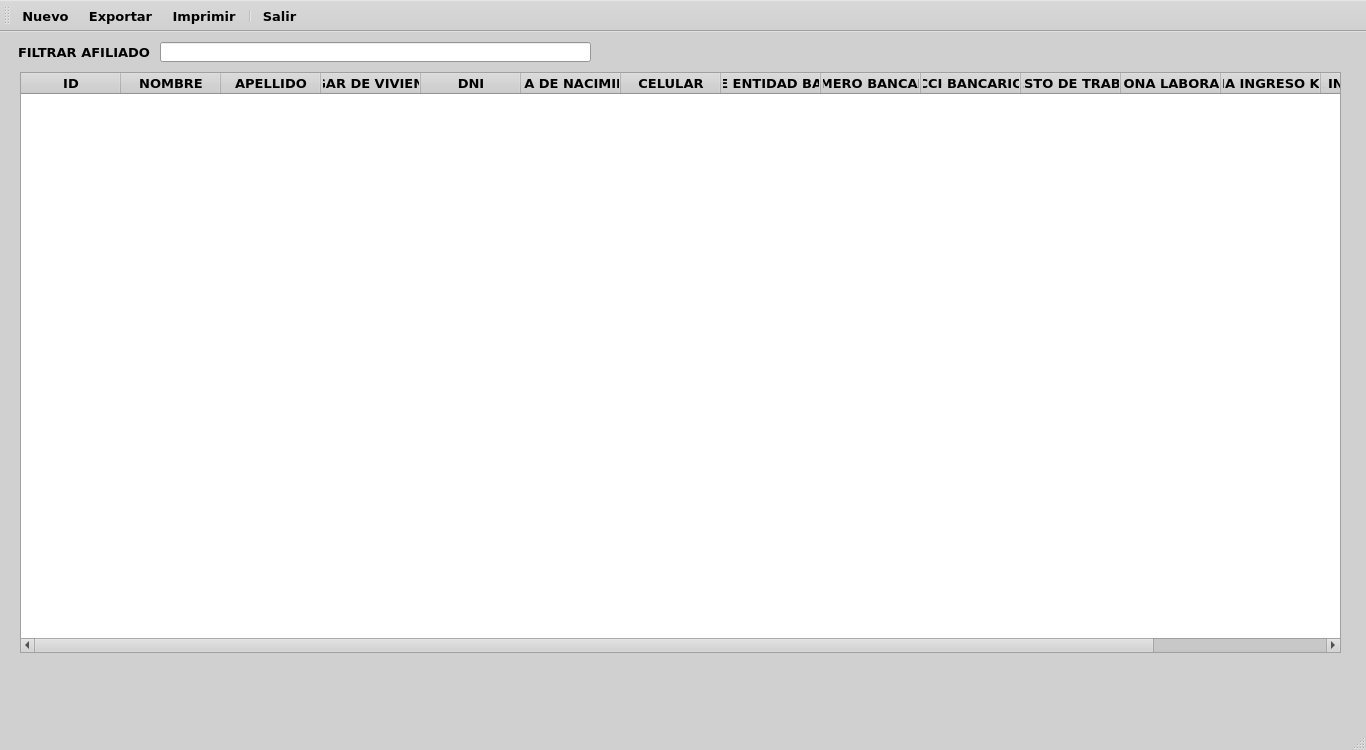
<?xml version="1.0" encoding="UTF-8"?>
<ui version="4.0">
 <class>MainWindow</class>
 <widget class="QMainWindow" name="MainWindow">
  <property name="windowModality">
   <enum>Qt::NonModal</enum>
  </property>
  <property name="enabled">
   <bool>true</bool>
  </property>
  <property name="geometry">
   <rect>
    <x>0</x>
    <y>0</y>
    <width>1366</width>
    <height>750</height>
   </rect>
  </property>
  <property name="sizePolicy">
   <sizepolicy hsizetype="Preferred" vsizetype="Fixed">
    <horstretch>0</horstretch>
    <verstretch>0</verstretch>
   </sizepolicy>
  </property>
  <property name="palette">
   <palette>
    <active>
     <colorrole role="WindowText">
      <brush brushstyle="SolidPattern">
       <color alpha="255">
        <red>0</red>
        <green>0</green>
        <blue>0</blue>
       </color>
      </brush>
     </colorrole>
     <colorrole role="Button">
      <brush brushstyle="SolidPattern">
       <color alpha="255">
        <red>208</red>
        <green>208</green>
        <blue>208</blue>
       </color>
      </brush>
     </colorrole>
     <colorrole role="Light">
      <brush brushstyle="SolidPattern">
       <color alpha="255">
        <red>255</red>
        <green>255</green>
        <blue>255</blue>
       </color>
      </brush>
     </colorrole>
     <colorrole role="Midlight">
      <brush brushstyle="SolidPattern">
       <color alpha="255">
        <red>231</red>
        <green>231</green>
        <blue>231</blue>
       </color>
      </brush>
     </colorrole>
     <colorrole role="Dark">
      <brush brushstyle="SolidPattern">
       <color alpha="255">
        <red>104</red>
        <green>104</green>
        <blue>104</blue>
       </color>
      </brush>
     </colorrole>
     <colorrole role="Mid">
      <brush brushstyle="SolidPattern">
       <color alpha="255">
        <red>139</red>
        <green>139</green>
        <blue>139</blue>
       </color>
      </brush>
     </colorrole>
     <colorrole role="Text">
      <brush brushstyle="SolidPattern">
       <color alpha="255">
        <red>0</red>
        <green>0</green>
        <blue>0</blue>
       </color>
      </brush>
     </colorrole>
     <colorrole role="BrightText">
      <brush brushstyle="SolidPattern">
       <color alpha="255">
        <red>255</red>
        <green>255</green>
        <blue>255</blue>
       </color>
      </brush>
     </colorrole>
     <colorrole role="ButtonText">
      <brush brushstyle="SolidPattern">
       <color alpha="255">
        <red>0</red>
        <green>0</green>
        <blue>0</blue>
       </color>
      </brush>
     </colorrole>
     <colorrole role="Base">
      <brush brushstyle="SolidPattern">
       <color alpha="255">
        <red>255</red>
        <green>255</green>
        <blue>255</blue>
       </color>
      </brush>
     </colorrole>
     <colorrole role="Window">
      <brush brushstyle="SolidPattern">
       <color alpha="255">
        <red>208</red>
        <green>208</green>
        <blue>208</blue>
       </color>
      </brush>
     </colorrole>
     <colorrole role="Shadow">
      <brush brushstyle="SolidPattern">
       <color alpha="255">
        <red>0</red>
        <green>0</green>
        <blue>0</blue>
       </color>
      </brush>
     </colorrole>
     <colorrole role="AlternateBase">
      <brush brushstyle="SolidPattern">
       <color alpha="255">
        <red>231</red>
        <green>231</green>
        <blue>231</blue>
       </color>
      </brush>
     </colorrole>
     <colorrole role="ToolTipBase">
      <brush brushstyle="SolidPattern">
       <color alpha="255">
        <red>255</red>
        <green>255</green>
        <blue>220</blue>
       </color>
      </brush>
     </colorrole>
     <colorrole role="ToolTipText">
      <brush brushstyle="SolidPattern">
       <color alpha="255">
        <red>0</red>
        <green>0</green>
        <blue>0</blue>
       </color>
      </brush>
     </colorrole>
     <colorrole role="PlaceholderText">
      <brush brushstyle="SolidPattern">
       <color alpha="128">
        <red>0</red>
        <green>0</green>
        <blue>0</blue>
       </color>
      </brush>
     </colorrole>
    </active>
    <inactive>
     <colorrole role="WindowText">
      <brush brushstyle="SolidPattern">
       <color alpha="255">
        <red>0</red>
        <green>0</green>
        <blue>0</blue>
       </color>
      </brush>
     </colorrole>
     <colorrole role="Button">
      <brush brushstyle="SolidPattern">
       <color alpha="255">
        <red>208</red>
        <green>208</green>
        <blue>208</blue>
       </color>
      </brush>
     </colorrole>
     <colorrole role="Light">
      <brush brushstyle="SolidPattern">
       <color alpha="255">
        <red>255</red>
        <green>255</green>
        <blue>255</blue>
       </color>
      </brush>
     </colorrole>
     <colorrole role="Midlight">
      <brush brushstyle="SolidPattern">
       <color alpha="255">
        <red>231</red>
        <green>231</green>
        <blue>231</blue>
       </color>
      </brush>
     </colorrole>
     <colorrole role="Dark">
      <brush brushstyle="SolidPattern">
       <color alpha="255">
        <red>104</red>
        <green>104</green>
        <blue>104</blue>
       </color>
      </brush>
     </colorrole>
     <colorrole role="Mid">
      <brush brushstyle="SolidPattern">
       <color alpha="255">
        <red>139</red>
        <green>139</green>
        <blue>139</blue>
       </color>
      </brush>
     </colorrole>
     <colorrole role="Text">
      <brush brushstyle="SolidPattern">
       <color alpha="255">
        <red>0</red>
        <green>0</green>
        <blue>0</blue>
       </color>
      </brush>
     </colorrole>
     <colorrole role="BrightText">
      <brush brushstyle="SolidPattern">
       <color alpha="255">
        <red>255</red>
        <green>255</green>
        <blue>255</blue>
       </color>
      </brush>
     </colorrole>
     <colorrole role="ButtonText">
      <brush brushstyle="SolidPattern">
       <color alpha="255">
        <red>0</red>
        <green>0</green>
        <blue>0</blue>
       </color>
      </brush>
     </colorrole>
     <colorrole role="Base">
      <brush brushstyle="SolidPattern">
       <color alpha="255">
        <red>255</red>
        <green>255</green>
        <blue>255</blue>
       </color>
      </brush>
     </colorrole>
     <colorrole role="Window">
      <brush brushstyle="SolidPattern">
       <color alpha="255">
        <red>208</red>
        <green>208</green>
        <blue>208</blue>
       </color>
      </brush>
     </colorrole>
     <colorrole role="Shadow">
      <brush brushstyle="SolidPattern">
       <color alpha="255">
        <red>0</red>
        <green>0</green>
        <blue>0</blue>
       </color>
      </brush>
     </colorrole>
     <colorrole role="AlternateBase">
      <brush brushstyle="SolidPattern">
       <color alpha="255">
        <red>231</red>
        <green>231</green>
        <blue>231</blue>
       </color>
      </brush>
     </colorrole>
     <colorrole role="ToolTipBase">
      <brush brushstyle="SolidPattern">
       <color alpha="255">
        <red>255</red>
        <green>255</green>
        <blue>220</blue>
       </color>
      </brush>
     </colorrole>
     <colorrole role="ToolTipText">
      <brush brushstyle="SolidPattern">
       <color alpha="255">
        <red>0</red>
        <green>0</green>
        <blue>0</blue>
       </color>
      </brush>
     </colorrole>
     <colorrole role="PlaceholderText">
      <brush brushstyle="SolidPattern">
       <color alpha="128">
        <red>0</red>
        <green>0</green>
        <blue>0</blue>
       </color>
      </brush>
     </colorrole>
    </inactive>
    <disabled>
     <colorrole role="WindowText">
      <brush brushstyle="SolidPattern">
       <color alpha="255">
        <red>104</red>
        <green>104</green>
        <blue>104</blue>
       </color>
      </brush>
     </colorrole>
     <colorrole role="Button">
      <brush brushstyle="SolidPattern">
       <color alpha="255">
        <red>208</red>
        <green>208</green>
        <blue>208</blue>
       </color>
      </brush>
     </colorrole>
     <colorrole role="Light">
      <brush brushstyle="SolidPattern">
       <color alpha="255">
        <red>255</red>
        <green>255</green>
        <blue>255</blue>
       </color>
      </brush>
     </colorrole>
     <colorrole role="Midlight">
      <brush brushstyle="SolidPattern">
       <color alpha="255">
        <red>231</red>
        <green>231</green>
        <blue>231</blue>
       </color>
      </brush>
     </colorrole>
     <colorrole role="Dark">
      <brush brushstyle="SolidPattern">
       <color alpha="255">
        <red>104</red>
        <green>104</green>
        <blue>104</blue>
       </color>
      </brush>
     </colorrole>
     <colorrole role="Mid">
      <brush brushstyle="SolidPattern">
       <color alpha="255">
        <red>139</red>
        <green>139</green>
        <blue>139</blue>
       </color>
      </brush>
     </colorrole>
     <colorrole role="Text">
      <brush brushstyle="SolidPattern">
       <color alpha="255">
        <red>104</red>
        <green>104</green>
        <blue>104</blue>
       </color>
      </brush>
     </colorrole>
     <colorrole role="BrightText">
      <brush brushstyle="SolidPattern">
       <color alpha="255">
        <red>255</red>
        <green>255</green>
        <blue>255</blue>
       </color>
      </brush>
     </colorrole>
     <colorrole role="ButtonText">
      <brush brushstyle="SolidPattern">
       <color alpha="255">
        <red>104</red>
        <green>104</green>
        <blue>104</blue>
       </color>
      </brush>
     </colorrole>
     <colorrole role="Base">
      <brush brushstyle="SolidPattern">
       <color alpha="255">
        <red>208</red>
        <green>208</green>
        <blue>208</blue>
       </color>
      </brush>
     </colorrole>
     <colorrole role="Window">
      <brush brushstyle="SolidPattern">
       <color alpha="255">
        <red>208</red>
        <green>208</green>
        <blue>208</blue>
       </color>
      </brush>
     </colorrole>
     <colorrole role="Shadow">
      <brush brushstyle="SolidPattern">
       <color alpha="255">
        <red>0</red>
        <green>0</green>
        <blue>0</blue>
       </color>
      </brush>
     </colorrole>
     <colorrole role="AlternateBase">
      <brush brushstyle="SolidPattern">
       <color alpha="255">
        <red>208</red>
        <green>208</green>
        <blue>208</blue>
       </color>
      </brush>
     </colorrole>
     <colorrole role="ToolTipBase">
      <brush brushstyle="SolidPattern">
       <color alpha="255">
        <red>255</red>
        <green>255</green>
        <blue>220</blue>
       </color>
      </brush>
     </colorrole>
     <colorrole role="ToolTipText">
      <brush brushstyle="SolidPattern">
       <color alpha="255">
        <red>0</red>
        <green>0</green>
        <blue>0</blue>
       </color>
      </brush>
     </colorrole>
     <colorrole role="PlaceholderText">
      <brush brushstyle="SolidPattern">
       <color alpha="128">
        <red>0</red>
        <green>0</green>
        <blue>0</blue>
       </color>
      </brush>
     </colorrole>
    </disabled>
   </palette>
  </property>
  <property name="font">
   <font>
    <family>Verdana</family>
    <pointsize>10</pointsize>
    <bold>true</bold>
   </font>
  </property>
  <property name="windowTitle">
   <string>Lista de Afiliados</string>
  </property>
  <widget class="QWidget" name="centralwidget">
   <widget class="QLineEdit" name="lineEdit">
    <property name="geometry">
     <rect>
      <x>160</x>
      <y>10</y>
      <width>431</width>
      <height>20</height>
     </rect>
    </property>
   </widget>
   <widget class="QLabel" name="label">
    <property name="geometry">
     <rect>
      <x>18</x>
      <y>12</y>
      <width>141</width>
      <height>16</height>
     </rect>
    </property>
    <property name="text">
     <string>FILTRAR AFILIADO</string>
    </property>
   </widget>
   <widget class="QTableWidget" name="tableWidget">
    <property name="enabled">
     <bool>true</bool>
    </property>
    <property name="geometry">
     <rect>
      <x>20</x>
      <y>40</y>
      <width>1321</width>
      <height>581</height>
     </rect>
    </property>
    <property name="sizePolicy">
     <sizepolicy hsizetype="Preferred" vsizetype="Preferred">
      <horstretch>0</horstretch>
      <verstretch>0</verstretch>
     </sizepolicy>
    </property>
    <property name="palette">
     <palette>
      <active>
       <colorrole role="WindowText">
        <brush brushstyle="SolidPattern">
         <color alpha="255">
          <red>0</red>
          <green>0</green>
          <blue>0</blue>
         </color>
        </brush>
       </colorrole>
       <colorrole role="Button">
        <brush brushstyle="SolidPattern">
         <color alpha="255">
          <red>208</red>
          <green>208</green>
          <blue>208</blue>
         </color>
        </brush>
       </colorrole>
       <colorrole role="Light">
        <brush brushstyle="SolidPattern">
         <color alpha="255">
          <red>255</red>
          <green>255</green>
          <blue>255</blue>
         </color>
        </brush>
       </colorrole>
       <colorrole role="Midlight">
        <brush brushstyle="SolidPattern">
         <color alpha="255">
          <red>231</red>
          <green>231</green>
          <blue>231</blue>
         </color>
        </brush>
       </colorrole>
       <colorrole role="Dark">
        <brush brushstyle="SolidPattern">
         <color alpha="255">
          <red>104</red>
          <green>104</green>
          <blue>104</blue>
         </color>
        </brush>
       </colorrole>
       <colorrole role="Mid">
        <brush brushstyle="SolidPattern">
         <color alpha="255">
          <red>139</red>
          <green>139</green>
          <blue>139</blue>
         </color>
        </brush>
       </colorrole>
       <colorrole role="Text">
        <brush brushstyle="SolidPattern">
         <color alpha="255">
          <red>0</red>
          <green>0</green>
          <blue>0</blue>
         </color>
        </brush>
       </colorrole>
       <colorrole role="BrightText">
        <brush brushstyle="SolidPattern">
         <color alpha="255">
          <red>255</red>
          <green>255</green>
          <blue>255</blue>
         </color>
        </brush>
       </colorrole>
       <colorrole role="ButtonText">
        <brush brushstyle="SolidPattern">
         <color alpha="255">
          <red>0</red>
          <green>0</green>
          <blue>0</blue>
         </color>
        </brush>
       </colorrole>
       <colorrole role="Base">
        <brush brushstyle="SolidPattern">
         <color alpha="255">
          <red>255</red>
          <green>255</green>
          <blue>255</blue>
         </color>
        </brush>
       </colorrole>
       <colorrole role="Window">
        <brush brushstyle="SolidPattern">
         <color alpha="255">
          <red>208</red>
          <green>208</green>
          <blue>208</blue>
         </color>
        </brush>
       </colorrole>
       <colorrole role="Shadow">
        <brush brushstyle="SolidPattern">
         <color alpha="255">
          <red>0</red>
          <green>0</green>
          <blue>0</blue>
         </color>
        </brush>
       </colorrole>
       <colorrole role="AlternateBase">
        <brush brushstyle="SolidPattern">
         <color alpha="255">
          <red>231</red>
          <green>231</green>
          <blue>231</blue>
         </color>
        </brush>
       </colorrole>
       <colorrole role="ToolTipBase">
        <brush brushstyle="SolidPattern">
         <color alpha="255">
          <red>255</red>
          <green>255</green>
          <blue>220</blue>
         </color>
        </brush>
       </colorrole>
       <colorrole role="ToolTipText">
        <brush brushstyle="SolidPattern">
         <color alpha="255">
          <red>0</red>
          <green>0</green>
          <blue>0</blue>
         </color>
        </brush>
       </colorrole>
       <colorrole role="PlaceholderText">
        <brush brushstyle="SolidPattern">
         <color alpha="128">
          <red>0</red>
          <green>0</green>
          <blue>0</blue>
         </color>
        </brush>
       </colorrole>
      </active>
      <inactive>
       <colorrole role="WindowText">
        <brush brushstyle="SolidPattern">
         <color alpha="255">
          <red>0</red>
          <green>0</green>
          <blue>0</blue>
         </color>
        </brush>
       </colorrole>
       <colorrole role="Button">
        <brush brushstyle="SolidPattern">
         <color alpha="255">
          <red>208</red>
          <green>208</green>
          <blue>208</blue>
         </color>
        </brush>
       </colorrole>
       <colorrole role="Light">
        <brush brushstyle="SolidPattern">
         <color alpha="255">
          <red>255</red>
          <green>255</green>
          <blue>255</blue>
         </color>
        </brush>
       </colorrole>
       <colorrole role="Midlight">
        <brush brushstyle="SolidPattern">
         <color alpha="255">
          <red>231</red>
          <green>231</green>
          <blue>231</blue>
         </color>
        </brush>
       </colorrole>
       <colorrole role="Dark">
        <brush brushstyle="SolidPattern">
         <color alpha="255">
          <red>104</red>
          <green>104</green>
          <blue>104</blue>
         </color>
        </brush>
       </colorrole>
       <colorrole role="Mid">
        <brush brushstyle="SolidPattern">
         <color alpha="255">
          <red>139</red>
          <green>139</green>
          <blue>139</blue>
         </color>
        </brush>
       </colorrole>
       <colorrole role="Text">
        <brush brushstyle="SolidPattern">
         <color alpha="255">
          <red>0</red>
          <green>0</green>
          <blue>0</blue>
         </color>
        </brush>
       </colorrole>
       <colorrole role="BrightText">
        <brush brushstyle="SolidPattern">
         <color alpha="255">
          <red>255</red>
          <green>255</green>
          <blue>255</blue>
         </color>
        </brush>
       </colorrole>
       <colorrole role="ButtonText">
        <brush brushstyle="SolidPattern">
         <color alpha="255">
          <red>0</red>
          <green>0</green>
          <blue>0</blue>
         </color>
        </brush>
       </colorrole>
       <colorrole role="Base">
        <brush brushstyle="SolidPattern">
         <color alpha="255">
          <red>255</red>
          <green>255</green>
          <blue>255</blue>
         </color>
        </brush>
       </colorrole>
       <colorrole role="Window">
        <brush brushstyle="SolidPattern">
         <color alpha="255">
          <red>208</red>
          <green>208</green>
          <blue>208</blue>
         </color>
        </brush>
       </colorrole>
       <colorrole role="Shadow">
        <brush brushstyle="SolidPattern">
         <color alpha="255">
          <red>0</red>
          <green>0</green>
          <blue>0</blue>
         </color>
        </brush>
       </colorrole>
       <colorrole role="AlternateBase">
        <brush brushstyle="SolidPattern">
         <color alpha="255">
          <red>231</red>
          <green>231</green>
          <blue>231</blue>
         </color>
        </brush>
       </colorrole>
       <colorrole role="ToolTipBase">
        <brush brushstyle="SolidPattern">
         <color alpha="255">
          <red>255</red>
          <green>255</green>
          <blue>220</blue>
         </color>
        </brush>
       </colorrole>
       <colorrole role="ToolTipText">
        <brush brushstyle="SolidPattern">
         <color alpha="255">
          <red>0</red>
          <green>0</green>
          <blue>0</blue>
         </color>
        </brush>
       </colorrole>
       <colorrole role="PlaceholderText">
        <brush brushstyle="SolidPattern">
         <color alpha="128">
          <red>0</red>
          <green>0</green>
          <blue>0</blue>
         </color>
        </brush>
       </colorrole>
      </inactive>
      <disabled>
       <colorrole role="WindowText">
        <brush brushstyle="SolidPattern">
         <color alpha="255">
          <red>104</red>
          <green>104</green>
          <blue>104</blue>
         </color>
        </brush>
       </colorrole>
       <colorrole role="Button">
        <brush brushstyle="SolidPattern">
         <color alpha="255">
          <red>208</red>
          <green>208</green>
          <blue>208</blue>
         </color>
        </brush>
       </colorrole>
       <colorrole role="Light">
        <brush brushstyle="SolidPattern">
         <color alpha="255">
          <red>255</red>
          <green>255</green>
          <blue>255</blue>
         </color>
        </brush>
       </colorrole>
       <colorrole role="Midlight">
        <brush brushstyle="SolidPattern">
         <color alpha="255">
          <red>231</red>
          <green>231</green>
          <blue>231</blue>
         </color>
        </brush>
       </colorrole>
       <colorrole role="Dark">
        <brush brushstyle="SolidPattern">
         <color alpha="255">
          <red>104</red>
          <green>104</green>
          <blue>104</blue>
         </color>
        </brush>
       </colorrole>
       <colorrole role="Mid">
        <brush brushstyle="SolidPattern">
         <color alpha="255">
          <red>139</red>
          <green>139</green>
          <blue>139</blue>
         </color>
        </brush>
       </colorrole>
       <colorrole role="Text">
        <brush brushstyle="SolidPattern">
         <color alpha="255">
          <red>104</red>
          <green>104</green>
          <blue>104</blue>
         </color>
        </brush>
       </colorrole>
       <colorrole role="BrightText">
        <brush brushstyle="SolidPattern">
         <color alpha="255">
          <red>255</red>
          <green>255</green>
          <blue>255</blue>
         </color>
        </brush>
       </colorrole>
       <colorrole role="ButtonText">
        <brush brushstyle="SolidPattern">
         <color alpha="255">
          <red>104</red>
          <green>104</green>
          <blue>104</blue>
         </color>
        </brush>
       </colorrole>
       <colorrole role="Base">
        <brush brushstyle="SolidPattern">
         <color alpha="255">
          <red>208</red>
          <green>208</green>
          <blue>208</blue>
         </color>
        </brush>
       </colorrole>
       <colorrole role="Window">
        <brush brushstyle="SolidPattern">
         <color alpha="255">
          <red>208</red>
          <green>208</green>
          <blue>208</blue>
         </color>
        </brush>
       </colorrole>
       <colorrole role="Shadow">
        <brush brushstyle="SolidPattern">
         <color alpha="255">
          <red>0</red>
          <green>0</green>
          <blue>0</blue>
         </color>
        </brush>
       </colorrole>
       <colorrole role="AlternateBase">
        <brush brushstyle="SolidPattern">
         <color alpha="255">
          <red>208</red>
          <green>208</green>
          <blue>208</blue>
         </color>
        </brush>
       </colorrole>
       <colorrole role="ToolTipBase">
        <brush brushstyle="SolidPattern">
         <color alpha="255">
          <red>255</red>
          <green>255</green>
          <blue>220</blue>
         </color>
        </brush>
       </colorrole>
       <colorrole role="ToolTipText">
        <brush brushstyle="SolidPattern">
         <color alpha="255">
          <red>0</red>
          <green>0</green>
          <blue>0</blue>
         </color>
        </brush>
       </colorrole>
       <colorrole role="PlaceholderText">
        <brush brushstyle="SolidPattern">
         <color alpha="128">
          <red>0</red>
          <green>0</green>
          <blue>0</blue>
         </color>
        </brush>
       </colorrole>
      </disabled>
     </palette>
    </property>
    <property name="focusPolicy">
     <enum>Qt::NoFocus</enum>
    </property>
    <property name="editTriggers">
     <set>QAbstractItemView::NoEditTriggers</set>
    </property>
    <column>
     <property name="text">
      <string>ID</string>
     </property>
    </column>
    <column>
     <property name="text">
      <string>NOMBRE</string>
     </property>
    </column>
    <column>
     <property name="text">
      <string>APELLIDO</string>
     </property>
    </column>
    <column>
     <property name="text">
      <string>LUGAR DE VIVIENDA</string>
     </property>
    </column>
    <column>
     <property name="text">
      <string>DNI</string>
     </property>
    </column>
    <column>
     <property name="text">
      <string>FECHA DE NACIMIENTO</string>
     </property>
    </column>
    <column>
     <property name="text">
      <string>CELULAR</string>
     </property>
    </column>
    <column>
     <property name="text">
      <string>NOMBRE ENTIDAD BANCARIA</string>
     </property>
    </column>
    <column>
     <property name="text">
      <string>NUMERO BANCARIO</string>
     </property>
    </column>
    <column>
     <property name="text">
      <string>CCI BANCARIO</string>
     </property>
    </column>
    <column>
     <property name="text">
      <string>PUESTO DE TRABAJO</string>
     </property>
    </column>
    <column>
     <property name="text">
      <string>ZONA LABORAL</string>
     </property>
    </column>
    <column>
     <property name="text">
      <string>FECHA INGRESO KMMP</string>
     </property>
    </column>
    <column>
     <property name="text">
      <string>FECHA INGRESO SINDICAL</string>
     </property>
    </column>
    <column>
     <property name="text">
      <string>VIGENCIA</string>
     </property>
    </column>
   </widget>
  </widget>
  <widget class="QMenuBar" name="menubar">
   <property name="geometry">
    <rect>
     <x>0</x>
     <y>0</y>
     <width>1366</width>
     <height>22</height>
    </rect>
   </property>
  </widget>
  <widget class="QStatusBar" name="statusbar"/>
  <widget class="QToolBar" name="toolBar">
   <property name="enabled">
    <bool>true</bool>
   </property>
   <property name="windowTitle">
    <string>toolBar</string>
   </property>
   <property name="autoFillBackground">
    <bool>false</bool>
   </property>
   <property name="toolButtonStyle">
    <enum>Qt::ToolButtonTextBesideIcon</enum>
   </property>
   <attribute name="toolBarArea">
    <enum>TopToolBarArea</enum>
   </attribute>
   <attribute name="toolBarBreak">
    <bool>false</bool>
   </attribute>
   <addaction name="actionNuevo"/>
   <addaction name="actionExportar"/>
   <addaction name="actionImprimir"/>
   <addaction name="separator"/>
   <addaction name="actionSalir"/>
  </widget>
  <action name="actionNuevo">
   <property name="icon">
    <iconset resource="../resources.qrc">
     <normaloff>:/icons/resources/icons/nuevo.png</normaloff>:/icons/resources/icons/nuevo.png</iconset>
   </property>
   <property name="text">
    <string>Nuevo</string>
   </property>
  </action>
  <action name="actionExportar">
   <property name="enabled">
    <bool>true</bool>
   </property>
   <property name="icon">
    <iconset resource="../resources.qrc">
     <normaloff>:/icons/resources/icons/exportar.png</normaloff>:/icons/resources/icons/exportar.png</iconset>
   </property>
   <property name="text">
    <string>Exportar</string>
   </property>
  </action>
  <action name="actionSalir">
   <property name="icon">
    <iconset resource="../resources.qrc">
     <normaloff>:/icons/resources/icons/salir.png</normaloff>:/icons/resources/icons/salir.png</iconset>
   </property>
   <property name="text">
    <string>Salir</string>
   </property>
  </action>
  <action name="actionImprimir">
   <property name="enabled">
    <bool>true</bool>
   </property>
   <property name="icon">
    <iconset resource="../resources.qrc">
     <normaloff>:/icons/resources/icons/imprimir.png</normaloff>:/icons/resources/icons/imprimir.png</iconset>
   </property>
   <property name="text">
    <string>Imprimir</string>
   </property>
  </action>
 </widget>
 <resources>
  <include location="../resources.qrc"/>
 </resources>
 <connections/>
</ui>
